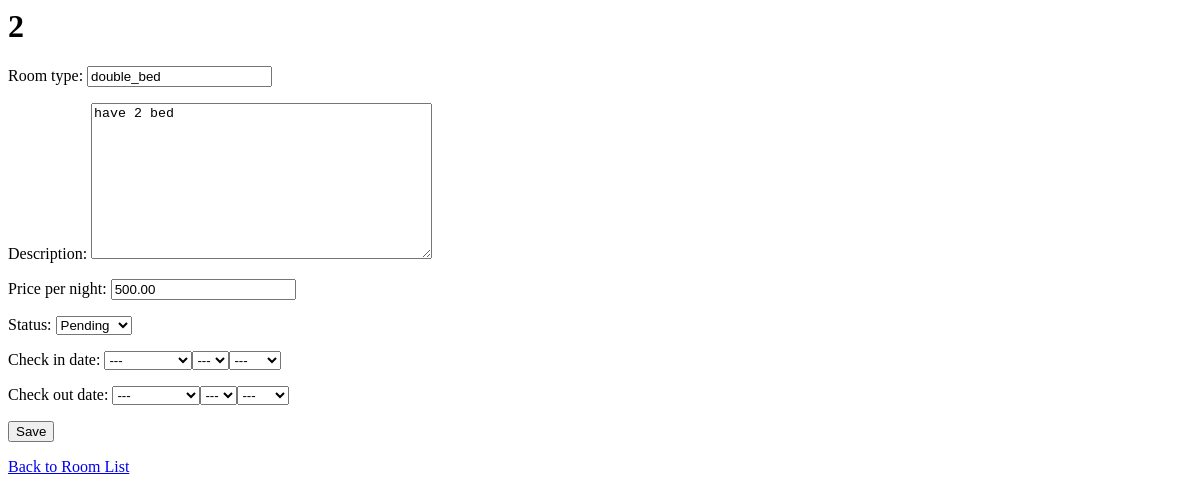
The page /rooms/2/edit/ on the database as committed earlier.
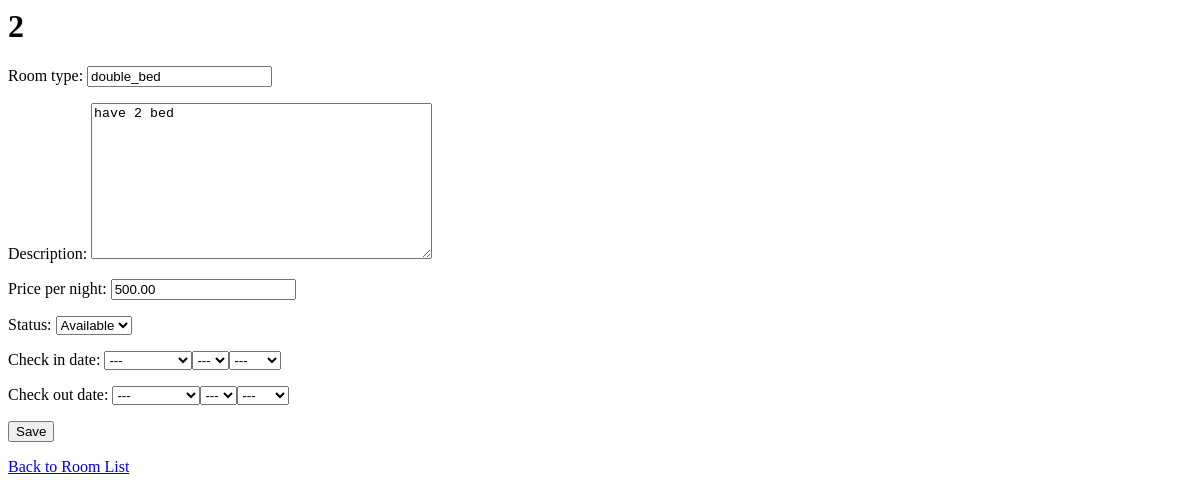
The same page on the database as committed later.
### core/models.py (models this page shows, shortened)
class Room(models.Model):
    room_type = models.CharField(max_length=100)
    description = models.TextField()
    price_per_night = models.DecimalField(max_digits=8, decimal_places=2)
    status = models.CharField(max_length=50, choices=[('available', 'Available'), ('booked', 'Booked'), ('pending', 'Pending')])
    created_at = models.DateTimeField(auto_now_add=True)
    updated_at = models.DateTimeField(auto_now=True)

### core/views.py (the view)
# urls.py: path('rooms/<int:room_id>/edit/', views.room_edit, name='room_edit'),
def room_edit(request, room_id):
    room = get_object_or_404(Room, pk=room_id)
    if request.method == 'POST':
        form = RoomForm(request.POST, instance=room)
        if form.is_valid():
            form.save()
            return redirect('room_list')
    else:
        form = RoomForm(instance=room)
    return render(request, 'core/room_form.html', {'form': form})

### core/forms.py (shortened to what this page needs)
class RoomForm(forms.ModelForm):
    check_in_date = forms.DateField(
        required=False,
        widget=forms.SelectDateWidget(years=range(2024, 2026)),
        initial=None  # Default value set to None
    )
    check_out_date = forms.DateField(
        required=False,
        widget=forms.SelectDateWidget(years=range(2024, 2026)),
        initial=None  # Default value set to None
    )
    class Meta:
        model = Room
        fields = ['room_type', 'description', 'price_per_night', 'status']

### core/templates/core/room_form.html (shortened to what this page needs)
<h1>{{ form.instance.id|default:"Create Room" }}</h1>
<form method="post">
    {{ form.as_p }}
    <button type="submit">Save</button>
</form>
<a href="{% url 'room_list' %}">Back to Room List</a>

Rows that differ between the two databases and show on the page:
changed Room "double_bed": status "Pending" → "Available"
